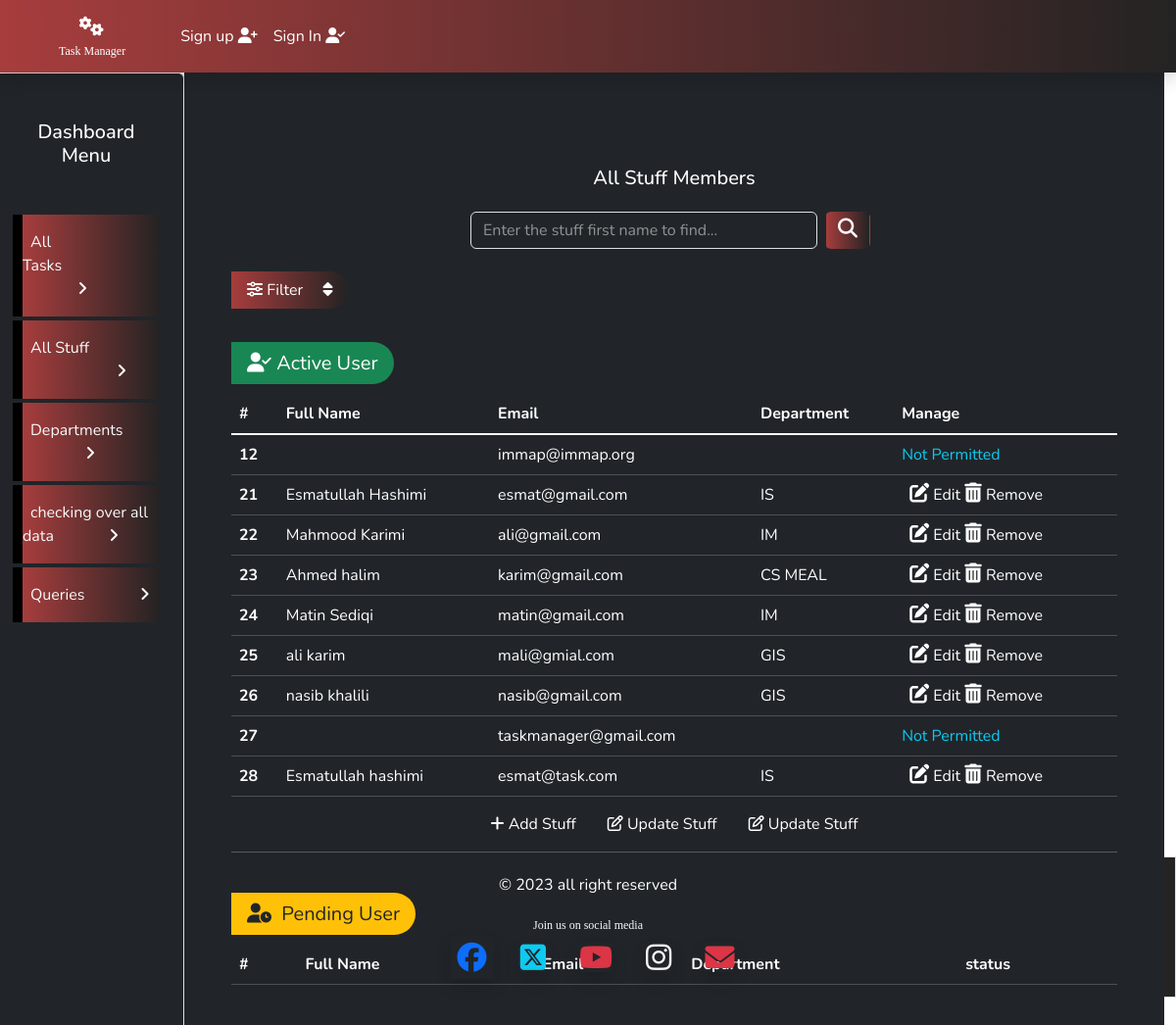
Page /taskmanager/adminRoute/allStuff on the earlier database version.
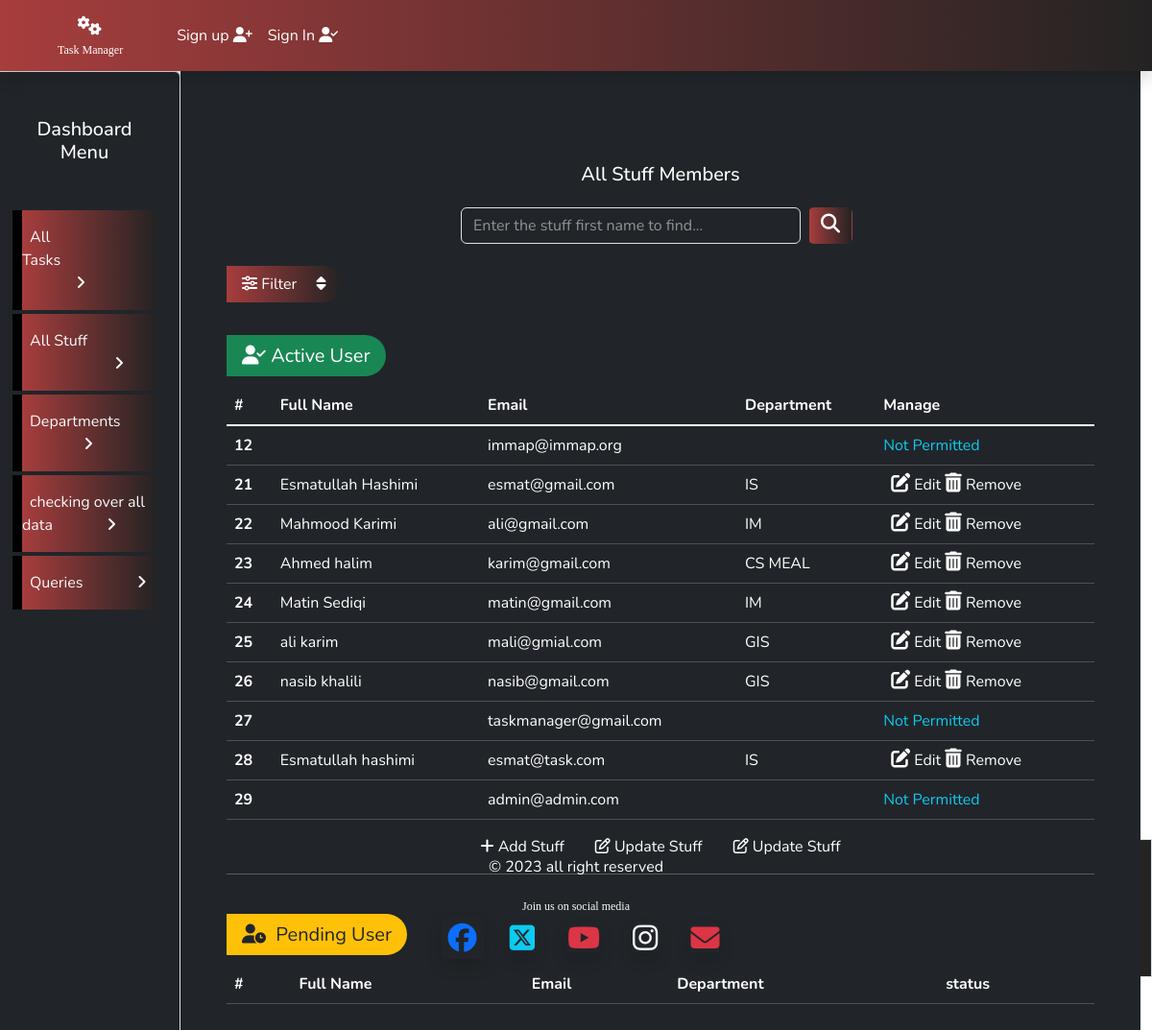
Same page on the later database version.
### taskmanager/models.py (models this page shows, shortened)
class CustomUser(AbstractUser):
    department=models.ForeignKey("Department",on_delete=models.CASCADE,null=True,blank=True)

class Department(models.Model):
    name = models.CharField(max_length=250)
    Description = models.TextField(max_length=300)
    dept_head = models.CharField(max_length=100)

### taskmanager/views.py (the view)
# urls.py: path('adminRoute/<flag>', views.adminRoute, name='adminRoute'),
def adminRoute(request, flag):
    sign = 'allData'
    allDataValue = ''
    member = User.objects.all().count()
    dept_list = ''
    task_count = Task.objects.all().count()
    d_list = Department.objects.all().count()
    progress = Task.objects.filter(status = 50).count()
    waiting = Task.objects.filter(status = 80).count()
    expire = Task.objects.filter(status = -1).count()
    active = Task.objects.filter(status = 1).count()
    comp = Task.objects.filter(status = 100).count()
    dept_task = Department.objects.annotate(task_count=Count('task'))
    job = {'pro': progress,
           'wait':waiting,
           'exp':expire,
           'active': active,
           'comp':comp,
           'd_list':d_list,
           'user_count':member,
           'task_count':task_count,
           }
    if flag  == 'allTask':
        sign = flag
        dept_list = Department.objects.all()
        allDataValue = Task.objects.all().order_by('-start_date')
    elif flag == 'allStuff':
        sign = flag
        allDataValue =User.objects.all()
        dept_list = Department.objects.all()
    elif flag == 'allDept':
        sign = flag
        allDataValue = Department.objects.all()
        member = Department.objects.annotate(num_user=Count('customuser'))
    elif flag == 'allData':
        sign = flag
        allDataValue = Task.objects.all().count()
        member = User.objects.all().count()
        dept_list = Department.objects.all().count()
    elif flag == 'query':
        sign = flag
        allDataValue = Query.objects.all().order_by('-data_sent')
    return render(request, 'taskmanager/admin.html', {'data':allDataValue,'sign':sign, 'no_stuff':member,'dept_list':dept_list,'job':job,'dept_task':dept_task})

### taskmanager/templates/taskmanager/admin.html
{% extends 'taskmanager/base.html' %}
{% load static %}
{% block content %}
<div class="row static-page">
        <div class="col-md-2 bg-dark text-white shadow border p-4 rounded">
            <h5 class="text-center my-4">Dashboard Menu</h5>
            <a class="nav-link mt-5" href="{% url 'taskmanager:adminRoute' 'allTask' %}" >
                <div class="cl-effect-2 py-3 text-light">
                    <span class="p-2 me-5 pe-5">All Tasks</span><span class="ms-5 p-2"><i class="fa-solid fa-angle-right"></i></span>
                </div>
            </a>
            <a href="{% url 'taskmanager:adminRoute' 'allStuff' %}" class="nav-link mt-1">
                <div class="cl-effect-2 py-3 text-light nav-link mt-1" >
                    <span class="p-2 me-5 pe-3">All Stuff</span><span><i class=" ps-5 ms-5 fa-solid fa-angle-right"></i></span>
                </div>
            </a>
            <a href="{% url 'taskmanager:adminRoute' 'allDept' %}" class="nav-link mt-1">
                <div class="cl-effect-2 py-3 text-light">
                    <span class="p-2 me-5">Departments</span><span><i class="ps-3 ms-5 fa-solid fa-angle-right"></i></span>
                </div>
            </a>
            <a class="nav-link mt-1" href="{% url 'taskmanager:adminRoute' 'allData' %}">
                <div class="cl-effect-2 py-3 text-light">
                    <span class="p-2">checking over all data</span><span><i class=" ms-5 fa-solid fa-angle-right"></i></span>
                </div>
            </a>
            <a class="nav-link mt-1" href="{% url 'taskmanager:adminRoute' 'query' %}">
                <div class="cl-effect-2 py-3 text-light">
                    <span class="p-2">Queries</span><span><i class=" ms-5 fa-solid fa-angle-right"></i></span>
                </div>
            </a>
        </div>
        <div class="col-md-10 bg-dark text-white p-5">
            {% if sign == 'allTask' %}
                {% include 'taskmanager/allTask.html' %}
            {% elif sign == 'allStuff' %}
                {% include 'taskmanager/allStuff.html' %}
            {% elif sign == 'allDept' %}
                {% include 'taskmanager/allDept.html' %}
            {% elif sign == 'allData' %}
                {% include 'taskmanager/summery.html' %}
            {% elif sign == 'query' %}
                {% include 'taskmanager/contact.html' %}
            {% endif %}
        </div>
</div>
{% endblock content %}

### taskmanager/templates/taskmanager/allStuff.html (shortened to what this page needs)
<div class=" mt-5 second-item mb-5">
    <h5 class="text-center">
        All Stuff Members
    </h5>
    <div class="row mt-3 mb-4">
        <div class="col-md-3"></div>
        <div class="col-md-6">
            <form action="{% url 'taskmanager:searchUser' %}" method="POST" class="form-control  border-0 bg-dark d-flex" role="search">
                <input type="text" name="stuff" id="stuff" class="form-control search-input bg-dark" placeholder="Enter the stuff first name to find...">
                <button type="submit" class="btn bg-maroon rounded text-white mx-2"><i class="fa-solid fa-magnifying-glass fs-5"></i></button>
            </form>
        </div>
        <div class="col-md-3"></div>
    </div>
    <span class="bg-maroon text-white py-2 px-3 rounded-end-pill">
        <a href="#collapseFilter" class="nav-link d-inline" data-bs-toggle="collapse">
            <i class="fa-solid fa-sliders"></i>&nbsp;Filter <span class="ms-3"><i class="fa-solid fa-sort"></i></span>
        </a>
    </span>
    <div class="mt-5 mb-3">
        <span class="bg-success text-white fs-5 p-2 px-3  w-5 rounded-end-pill">
            <i class="fa-solid fa-user-check"></i>&nbsp;Active User
        </span>
    </div>
    <div class="table">
        <table class="table table-dark">
            <thead>
                <tr>
                    <th scope="col">#</th>
                    <th scope="col">Full Name</th>
                    <th scope="col">Email</th>
                    <th scope="col">Department</th>
                    <th scope="col">Manage</th>
                </tr>
            </thead>
            <tbody class="table-group-divider">
                {% for  stuff in data  %}
                    {% if stuff.is_active %}
                        <tr>
                            <th scope="row" id="stuff_id">{{stuff.id}}</th>
                            <td>{{stuff.get_full_name}}</td>
                            <td>{{stuff.email}}</td>
                            <td>{{stuff.department.name}}</td>
                            {% if stuff.is_staff %}
                            <td class="text-info">Not Permitted </td>
                            {% else %}
                            <td>
                                <a href="{% url 'taskmanager:user_profile' stuff.id %}" role="button" class="nav-link text-center d-inline ms-2">
                                    <i class="fa-solid fa-pen-to-square fs-5"></i>&nbsp;Edit
                                <a class="nav-link text-center d-inline me-2" href="{% url 'taskmanager:deleteUser' stuff.id %}">
                                    <i class="fa-solid fa-trash-can fs-5"></i>&nbsp;Remove
                                </a>
                            </td>
                            {% endif %}
                        </tr>
                    {% endif %}
                {% endfor %}
            </tbody>
        </table>
    </div>
    <div class="d-flex justify-content-center">
        <a href="{% url 'taskmanager:signup' %}" class="nav-link mx-3"><i class="fa-solid fa-plus"></i>&nbsp;Add
            Stuff</a>
        <a href="" class="nav-link mx-3"><i class="fa-regular fa-pen-to-square"></i>&nbsp;Update Stuff</a>
        <a href="" class="nav-link mx-3"><i class="fa-regular fa-pen-to-square"></i>&nbsp;Update Stuff</a>
    </div>
<hr>
    <div class="mt-5 mb-3">
    <span class="bg-warning text-dark fs-5 p-2 w-5 px-3 rounded-end-pill">
    <i class="fa-solid fa-user-clock "></i>&nbsp; Pending User
    </span>
    </div>
    <div class="table mb-5">
        <table class="table table-dark">
            <thead>
                <tr>
                    <th scope="col">#</th>
                    <th scope="col">Full Name</th>
                    <th scope="col">Email</th>
                    <th scope="col">Department</th>
                    <th scope="col">status</th>
                </tr>
            </thead>
        </table>
    </div>
</div>

Differences in the rows shown:
added CustomUser: id "29", email "admin@admin.com", is_staff "Not Permitted"
